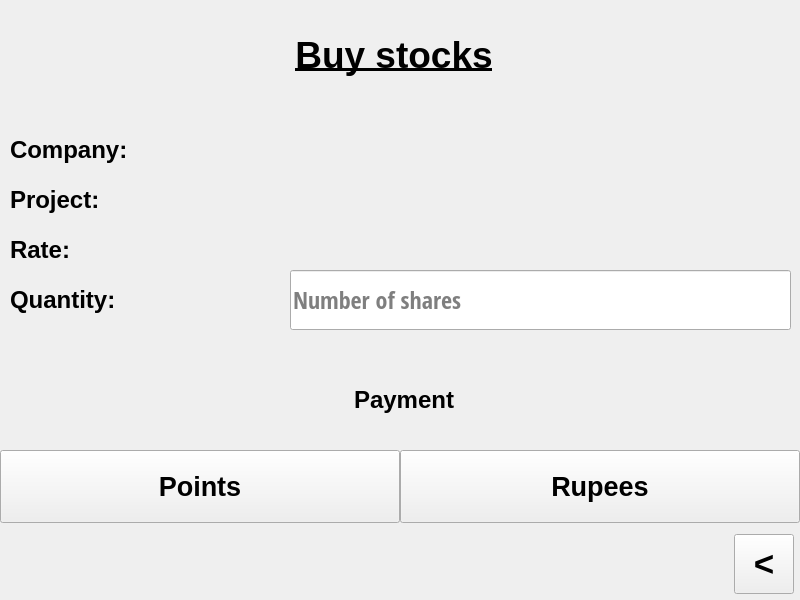
<?xml version="1.0" encoding="UTF-8"?>
<ui version="4.0">
 <class>MainWindow</class>
 <widget class="QMainWindow" name="MainWindow">
  <property name="geometry">
   <rect>
    <x>0</x>
    <y>0</y>
    <width>800</width>
    <height>600</height>
   </rect>
  </property>
  <property name="minimumSize">
   <size>
    <width>800</width>
    <height>600</height>
   </size>
  </property>
  <property name="maximumSize">
   <size>
    <width>800</width>
    <height>600</height>
   </size>
  </property>
  <property name="windowTitle">
   <string>Eco-Cents</string>
  </property>
  <property name="windowIcon">
   <iconset>
    <normaloff>logo.jpg</normaloff>logo.jpg</iconset>
  </property>
  <property name="windowOpacity">
   <double>1.000000000000000</double>
  </property>
  <widget class="QWidget" name="centralwidget">
   <widget class="QLabel" name="label">
    <property name="geometry">
     <rect>
      <x>0</x>
      <y>30</y>
      <width>788</width>
      <height>51</height>
     </rect>
    </property>
    <property name="font">
     <font>
      <pointsize>28</pointsize>
      <weight>75</weight>
      <bold>true</bold>
      <underline>true</underline>
     </font>
    </property>
    <property name="styleSheet">
     <string notr="true">color: black</string>
    </property>
    <property name="text">
     <string>&lt;html&gt;&lt;head/&gt;&lt;body&gt;&lt;p align=&quot;center&quot;&gt;Buy stocks&lt;/p&gt;&lt;/body&gt;&lt;/html&gt;</string>
    </property>
   </widget>
   <widget class="QLabel" name="label_company">
    <property name="geometry">
     <rect>
      <x>10</x>
      <y>130</y>
      <width>788</width>
      <height>41</height>
     </rect>
    </property>
    <property name="minimumSize">
     <size>
      <width>788</width>
      <height>41</height>
     </size>
    </property>
    <property name="maximumSize">
     <size>
      <width>788</width>
      <height>41</height>
     </size>
    </property>
    <property name="font">
     <font>
      <weight>75</weight>
      <bold>true</bold>
     </font>
    </property>
    <property name="styleSheet">
     <string notr="true">color: black</string>
    </property>
    <property name="text">
     <string>&lt;html&gt;&lt;head/&gt;&lt;body&gt;&lt;p&gt;&lt;span style=&quot; font-size:18pt;&quot;&gt;Company: &lt;/span&gt;&lt;/p&gt;&lt;/body&gt;&lt;/html&gt;</string>
    </property>
   </widget>
   <widget class="QPushButton" name="pushButton_upi">
    <property name="geometry">
     <rect>
      <x>400</x>
      <y>450</y>
      <width>400</width>
      <height>73</height>
     </rect>
    </property>
    <property name="font">
     <font>
      <pointsize>20</pointsize>
      <weight>75</weight>
      <bold>true</bold>
     </font>
    </property>
    <property name="text">
     <string>Rupees</string>
    </property>
   </widget>
   <widget class="QPushButton" name="pushButton_paytm">
    <property name="geometry">
     <rect>
      <x>0</x>
      <y>450</y>
      <width>400</width>
      <height>73</height>
     </rect>
    </property>
    <property name="minimumSize">
     <size>
      <width>400</width>
      <height>73</height>
     </size>
    </property>
    <property name="maximumSize">
     <size>
      <width>400</width>
      <height>73</height>
     </size>
    </property>
    <property name="font">
     <font>
      <pointsize>20</pointsize>
      <weight>75</weight>
      <bold>true</bold>
     </font>
    </property>
    <property name="text">
     <string>Points</string>
    </property>
   </widget>
   <widget class="QPushButton" name="pushButton_back">
    <property name="geometry">
     <rect>
      <x>734</x>
      <y>534</y>
      <width>60</width>
      <height>60</height>
     </rect>
    </property>
    <property name="minimumSize">
     <size>
      <width>60</width>
      <height>60</height>
     </size>
    </property>
    <property name="maximumSize">
     <size>
      <width>60</width>
      <height>60</height>
     </size>
    </property>
    <property name="font">
     <font>
      <pointsize>26</pointsize>
      <weight>75</weight>
      <bold>true</bold>
     </font>
    </property>
    <property name="text">
     <string>&lt;</string>
    </property>
   </widget>
   <widget class="QLabel" name="label_background">
    <property name="geometry">
     <rect>
      <x>0</x>
      <y>0</y>
      <width>800</width>
      <height>600</height>
     </rect>
    </property>
    <property name="text">
     <string/>
    </property>
    <property name="pixmap">
     <pixmap>background.jpeg</pixmap>
    </property>
    <property name="scaledContents">
     <bool>true</bool>
    </property>
   </widget>
   <widget class="QLabel" name="label_project">
    <property name="geometry">
     <rect>
      <x>10</x>
      <y>180</y>
      <width>788</width>
      <height>41</height>
     </rect>
    </property>
    <property name="minimumSize">
     <size>
      <width>788</width>
      <height>41</height>
     </size>
    </property>
    <property name="maximumSize">
     <size>
      <width>788</width>
      <height>41</height>
     </size>
    </property>
    <property name="font">
     <font>
      <weight>75</weight>
      <bold>true</bold>
     </font>
    </property>
    <property name="styleSheet">
     <string notr="true">color: black</string>
    </property>
    <property name="text">
     <string>&lt;html&gt;&lt;head/&gt;&lt;body&gt;&lt;p&gt;&lt;span style=&quot; font-size:18pt;&quot;&gt;Project:&lt;/span&gt;&lt;/p&gt;&lt;/body&gt;&lt;/html&gt;</string>
    </property>
   </widget>
   <widget class="QLabel" name="label_rate">
    <property name="geometry">
     <rect>
      <x>10</x>
      <y>230</y>
      <width>788</width>
      <height>41</height>
     </rect>
    </property>
    <property name="minimumSize">
     <size>
      <width>788</width>
      <height>41</height>
     </size>
    </property>
    <property name="maximumSize">
     <size>
      <width>788</width>
      <height>41</height>
     </size>
    </property>
    <property name="font">
     <font>
      <weight>75</weight>
      <bold>true</bold>
     </font>
    </property>
    <property name="styleSheet">
     <string notr="true">color: black</string>
    </property>
    <property name="text">
     <string>&lt;html&gt;&lt;head/&gt;&lt;body&gt;&lt;p&gt;&lt;span style=&quot; font-size:18pt;&quot;&gt;Rate:&lt;/span&gt;&lt;/p&gt;&lt;/body&gt;&lt;/html&gt;</string>
    </property>
   </widget>
   <widget class="QLabel" name="label_6">
    <property name="geometry">
     <rect>
      <x>10</x>
      <y>280</y>
      <width>251</width>
      <height>41</height>
     </rect>
    </property>
    <property name="minimumSize">
     <size>
      <width>251</width>
      <height>41</height>
     </size>
    </property>
    <property name="maximumSize">
     <size>
      <width>251</width>
      <height>41</height>
     </size>
    </property>
    <property name="font">
     <font>
      <weight>75</weight>
      <bold>true</bold>
     </font>
    </property>
    <property name="styleSheet">
     <string notr="true">color: black</string>
    </property>
    <property name="text">
     <string>&lt;html&gt;&lt;head/&gt;&lt;body&gt;&lt;p&gt;&lt;span style=&quot; font-size:18pt;&quot;&gt;Quantity:&lt;/span&gt;&lt;/p&gt;&lt;/body&gt;&lt;/html&gt;</string>
    </property>
   </widget>
   <widget class="QLabel" name="label_7">
    <property name="geometry">
     <rect>
      <x>10</x>
      <y>380</y>
      <width>788</width>
      <height>41</height>
     </rect>
    </property>
    <property name="minimumSize">
     <size>
      <width>788</width>
      <height>41</height>
     </size>
    </property>
    <property name="maximumSize">
     <size>
      <width>788</width>
      <height>41</height>
     </size>
    </property>
    <property name="font">
     <font>
      <weight>75</weight>
      <bold>true</bold>
     </font>
    </property>
    <property name="styleSheet">
     <string notr="true">color: black</string>
    </property>
    <property name="text">
     <string>&lt;html&gt;&lt;head/&gt;&lt;body&gt;&lt;p align=&quot;center&quot;&gt;&lt;span style=&quot; font-size:18pt;&quot;&gt;Payment&lt;/span&gt;&lt;/p&gt;&lt;/body&gt;&lt;/html&gt;</string>
    </property>
   </widget>
   <widget class="QLineEdit" name="lineEdit_quantity">
    <property name="geometry">
     <rect>
      <x>290</x>
      <y>270</y>
      <width>501</width>
      <height>60</height>
     </rect>
    </property>
    <property name="sizePolicy">
     <sizepolicy hsizetype="Expanding" vsizetype="Fixed">
      <horstretch>0</horstretch>
      <verstretch>60</verstretch>
     </sizepolicy>
    </property>
    <property name="minimumSize">
     <size>
      <width>501</width>
      <height>60</height>
     </size>
    </property>
    <property name="maximumSize">
     <size>
      <width>501</width>
      <height>60</height>
     </size>
    </property>
    <property name="font">
     <font>
      <family>Open Sans Condensed</family>
      <pointsize>18</pointsize>
      <weight>75</weight>
      <bold>true</bold>
     </font>
    </property>
    <property name="styleSheet">
     <string notr="true">font-size:18pt;</string>
    </property>
    <property name="placeholderText">
     <string>Number of shares</string>
    </property>
   </widget>
   <zorder>label_background</zorder>
   <zorder>label</zorder>
   <zorder>label_company</zorder>
   <zorder>pushButton_upi</zorder>
   <zorder>pushButton_paytm</zorder>
   <zorder>pushButton_back</zorder>
   <zorder>label_project</zorder>
   <zorder>label_rate</zorder>
   <zorder>label_6</zorder>
   <zorder>label_7</zorder>
   <zorder>lineEdit_quantity</zorder>
  </widget>
 </widget>
 <resources/>
 <connections/>
</ui>
